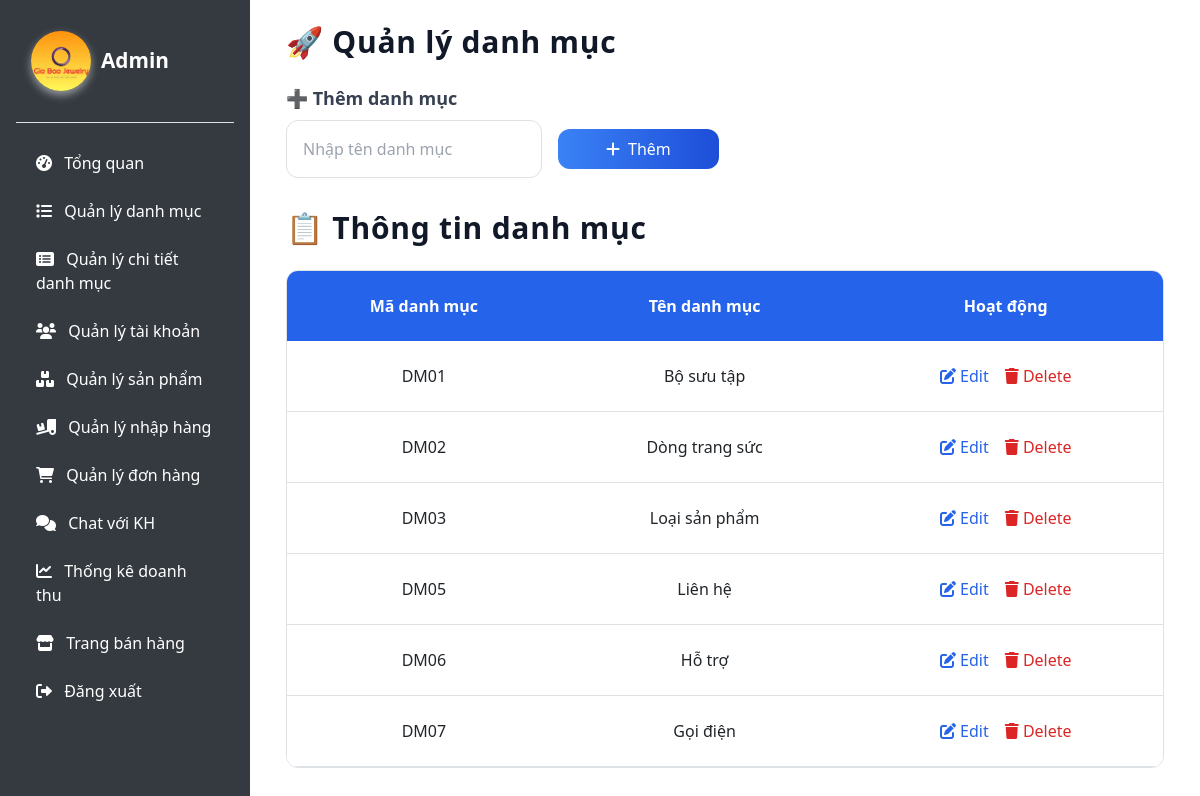
Screenshot of /admin/quanlydanhmuc.php with the database file from the repository.
### tables this page shows
CREATE TABLE `danhmuc` (
  `MaDM` varchar(255) NOT NULL,
  `TenDM` varchar(255) NOT NULL
);

### admin/quanlydanhmuc.php (the view, shortened to what this page needs)
<?php
include dirname(__DIR__) . '/database/connect.php';
$sql = "SELECT MaDM, TenDM FROM danhmuc";
$result = $conn->query($sql);
?>
<html lang="vi">
<head>
    <link href="https://cdn.jsdelivr.net/npm/bootstrap@5.3.0/dist/css/bootstrap.min.css" rel="stylesheet">
    <link href="https://cdnjs.cloudflare.com/ajax/libs/font-awesome/6.0.0/css/all.min.css" rel="stylesheet">
    <script src="https://cdn.tailwindcss.com"></script>
    <link rel="stylesheet" href="../assets/quanlynhaphang.css">
    <link rel="stylesheet" href="../assets/admins.css">
</head>
<body>
    <div class="d-flex">
        <div class="sidebar d-flex flex-column p-3">
            <div class="d-flex align-items-center border-bottom pb-3 mb-3">
                <div class="admin-info">
                <img src="../images/logo.jpg" alt="Admin">
                    <span>Admin</span>
                </div>
            </div>
            <a href="admin.php"><i class="fas fa-tachometer-alt me-2"></i> Tổng quan</a>
            <a href="quanlydanhmuc.php"><i class="fas fa-list me-2"></i> Quản lý danh mục</a>
            <a href="chitietdanhmuc.php"><i class="fas fa-list-alt me-2"></i> Quản lý chi tiết danh mục</a>
            <a href="quanlytaikhoan.php"><i class="fas fa-users me-2"></i> Quản lý tài khoản</a>
            <a href="quanlysanpham.php"><i class="fas fa-boxes me-2"></i> Quản lý sản phẩm</a>
            <a href="quanlynhaphang.php"><i class="fas fa-truck-loading me-2"></i> Quản lý nhập hàng</a>
            <a href="quanlydonhang.php"><i class="fas fa-shopping-cart me-2"></i> Quản lý đơn hàng</a>
            <a href="quanlychat.php"><i class="fas fa-comments me-2"></i> Chat với KH</a>
            <a href="doanhthu.php"><i class="fas fa-chart-line me-2"></i> Thống kê doanh thu</a>
            <a href="../actions/logout.php"><i class="fas fa-store me-2"></i> Trang bán hàng</a>
            <a href="../views/login.php"><i class="fas fa-sign-out-alt me-2"></i> Đăng xuất</a>
        </div>
        <div class="p-4 bg-white main-content">
            <main class="container ">
                <section class="mb-8">
                    <h2 class="text-3xl font-extrabold mb-4 text-gray-900 tracking-wide">🚀 Quản lý danh mục</h2>
                    <h2 class="text-lg font-semibold mb-2 text-gray-700">➕ Thêm danh mục</h2>
                    <form id="categoryForm" class="flex space-x-4 items-center">
                        <input type="text" id="tenDM" placeholder="Nhập tên danh mục" required
                            class="w-64 p-3 border border-gray-300 rounded-xl focus:ring-4 focus:ring-blue-400 focus:outline-none transition-all duration-300">
                        <button type="submit"
                            class="bg-gradient-to-r from-blue-500 to-blue-700 text-white px-5 py-2 rounded-xl transition-all duration-300 hover:scale-105 hover:shadow-lg active:scale-95 flex items-center space-x-2">
                            <i class="fas fa-plus"></i> <span>Thêm</span>
                        </button>
                    </form>
                </section>
                <section>
                    <h2 class="text-3xl font-extrabold mb-4 text-gray-900 tracking-wide">📋 Thông tin danh mục</h2>
                    <div class="overflow-hidden border border-gray-300 rounded-xl transform transition-all duration-300 ">
                        <table class="min-w-full bg-white text-center">
                            <thead class="bg-blue-600 text-white">
                                <tr>
                                    <th class="py-4 px-6">Mã danh mục</th>
                                    <th class="py-4 px-6">Tên danh mục</th>
                                    <th class="py-4 px-6">Hoạt động</th>
                                </tr>
                            </thead>
                            <tbody id="categoryTable">
                                <?php if ($result->num_rows > 0): ?>
                                    <?php while ($row = $result->fetch_assoc()): ?>
                                        <tr id="row_<?= $row["MaDM"] ?>"
                                            class="hover:bg-gray-100 transition-all duration-300 border-b transform ">
                                            <td class="py-4 px-6"><?= $row["MaDM"] ?></td>
                                            <td class="py-4 px-6"><?= $row["TenDM"] ?></td>
                                            <td class="py-4 px-6">
                                                <div class="flex justify-center space-x-4">
                                                    <button class="text-blue-600 hover:text-blue-800 updateBtn transition-all duration-200 hover:scale-110"
                                                        data-id="<?= $row["MaDM"] ?>">
                                                        <i class="fas fa-edit"></i> Edit
                                                    </button>
                                                    <button class="text-red-600 hover:text-red-800 deleteBtn transition-all duration-200 hover:scale-110"
                                                        data-id="<?= $row["MaDM"] ?>">
                                                        <i class="fas fa-trash"></i> Delete
                                                    </button>
                                                </div>
                                            </td>
                                        </tr>
                                    <?php endwhile; ?>
                                <?php else: ?>
                                    <tr>
                                        <td colspan="3" class="py-4 px-6 text-gray-500">Không có danh mục nào!</td>
                                    </tr>
                                <?php endif; ?>
                            </tbody>
                        </table>
                    </div>
                </section>
            </main>
        </div>
    </div>
</body>
</html>

### assets/quanlynhaphang.css (style rules this page uses)
body { background-color: #f8f9fa; }
.sidebar { width: 250px; height: 100vh; background: #343a40; color: white; position: fixed; top: 0; left: 0; overflow-y: auto; padding-top: 20px; }
.sidebar a { color: white; text-decoration: none; display: block; padding: 12px 20px; transition: all 0.3s ease-in-out; position: relative; }
.sidebar a i { transition: transform 0.3s; }
.admin-info { display: flex; align-items: center; padding: 15px; border-radius: 10px; transition: transform 0.3s ease-in-out; }
.admin-info img { width: 60px; height: 60px; border-radius: 50%; box-shadow: 0px 4px 8px rgba(255, 255, 255, 0.5); transition: box-shadow 0.3s ease-in-out; }
.admin-info span { font-size: 1.3rem; font-weight: bold; color: white; margin-left: 10px; }
.main-content { margin-left: 250px; width: calc(100% - 250px); height: 100vh; overflow-y: auto; }

### assets/admins.css (style rules this page uses)
body { background-color: #f8f9fa; }
.sidebar { width: 250px; height: 100vh; background: #343a40; color: white; }
.sidebar a { color: white; text-decoration: none; display: block; padding: 12px 20px; transition: all 0.3s ease-in-out; position: relative; }
.sidebar a i { transition: transform 0.3s; }
.admin-info { display: flex; align-items: center; padding: 15px; border-radius: 10px; transition: transform 0.3s ease-in-out; }
.admin-info img { width: 60px; height: 60px; border-radius: 50%; box-shadow: 0px 4px 8px rgba(255, 255, 255, 0.5); transition: box-shadow 0.3s ease-in-out; }
.admin-info span { font-size: 1.3rem; font-weight: bold; color: white; margin-left: 10px; }

### rows the page displays
danhmuc: MaDM "DM01", TenDM "Bộ sưu tập"
danhmuc: MaDM "DM02", TenDM "Dòng trang sức"
danhmuc: MaDM "DM03", TenDM "Loại sản phẩm"
danhmuc: MaDM "DM05", TenDM "Liên hệ"
danhmuc: MaDM "DM06", TenDM "Hỗ trợ"
danhmuc: MaDM "DM07", TenDM "Gọi điện"
